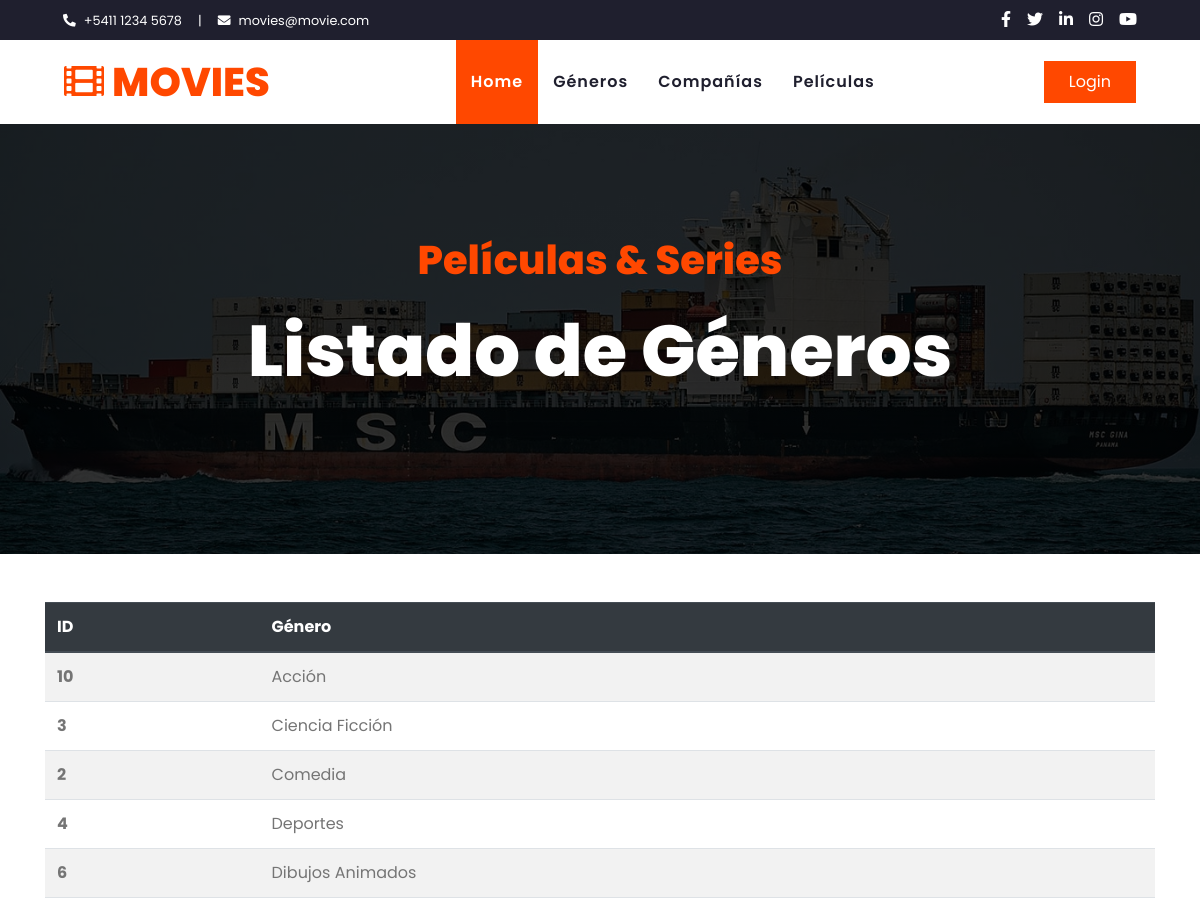
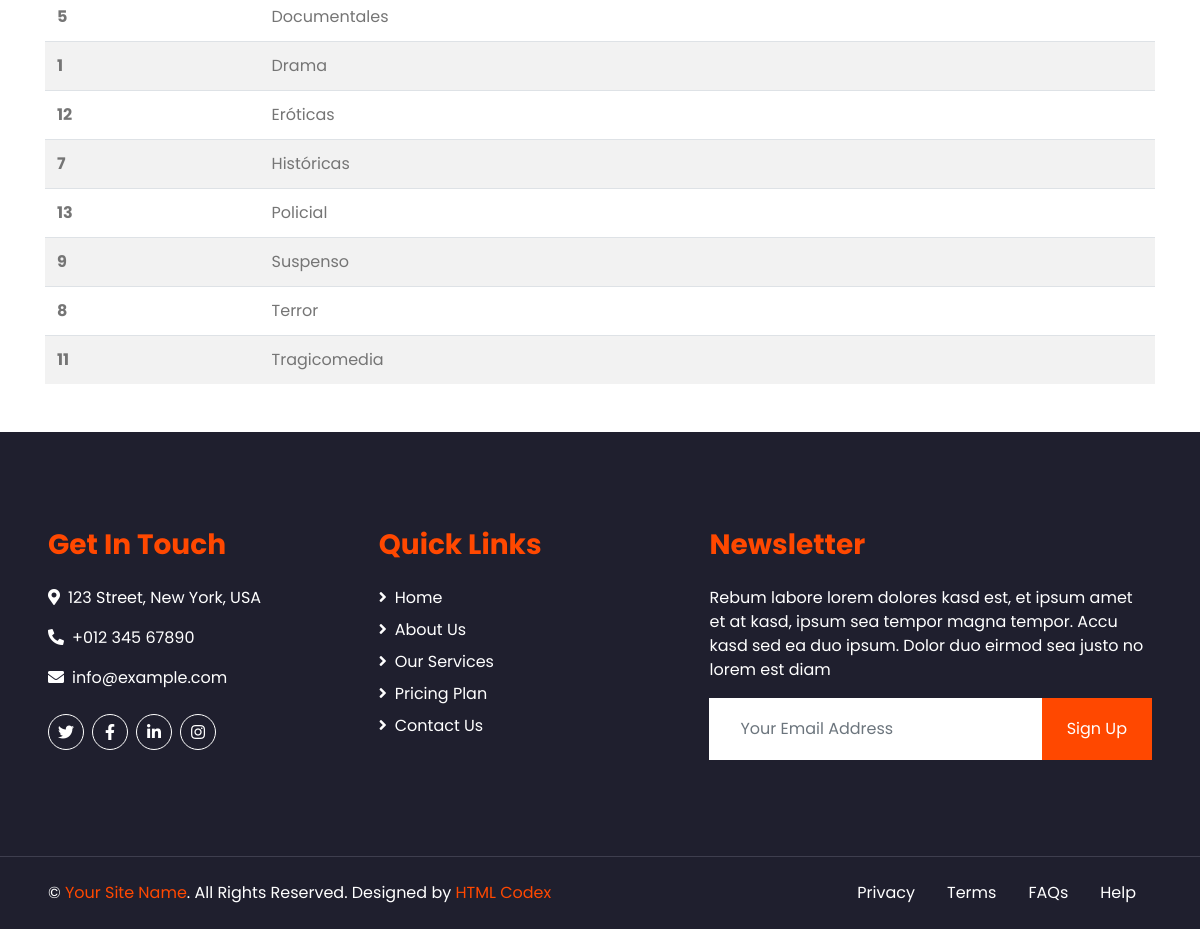
The page /generos/ on the database its author committed (2 pictures, top to bottom).
### mapp/models.py (models this page shows, shortened)
class Gender(models.Model):
    name = models.CharField(verbose_name="Género", max_length=50)
    created = models.DateTimeField(auto_now=True)
    updated = models.DateTimeField(auto_now_add=True)
    class Meta:
        verbose_name_plural = "Géneros"
        verbose_name = "Género"
        ordering = ["name"]

### mapp/views.py (the view)
# urls.py: path("generos/", GenderList.as_view(), name="generos"),
class GenderList(ListView):
    model = Gender

### mapp/templates/mapp/gender_list.html (shortened to what this page needs)
{% extends 'mapp/base.html' %}
{% load static %}
{% block title %}
    Listado de Géneros
{% endblock title %}
{% block content %}
<main role="main" class="container">
    {% if gender_list %}
        <table class="table table-striped">
        <thead class="thead-dark">
            <tr>
            <th scope="col">ID</th>
            <th scope="col">Género</th>
            </tr>
        </thead>
        <tbody>
        {% for gender in gender_list %}
            <tr>
                <th scope="row">{{ gender.id }}</th>
                <td>{{ gender.name }}</td>
            </tr>
        {% endfor %}
        </tbody>
        </table>
    {% endif %}
</main>
{% endblock content %}

### rows shown on the page
Gender: id "10", name "Acción"
Gender: id "3", name "Ciencia Ficción"
Gender: id "2", name "Comedia"
Gender: id "4", name "Deportes"
Gender: id "6", name "Dibujos Animados"
Gender: id "5", name "Documentales"
Gender: id "1", name "Drama"
Gender: id "12", name "Eróticas"
Gender: id "7", name "Históricas"
Gender: id "13", name "Policial"
Gender: id "9", name "Suspenso"
Gender: id "8", name "Terror"
Gender: id "11", name "Tragicomedia"
